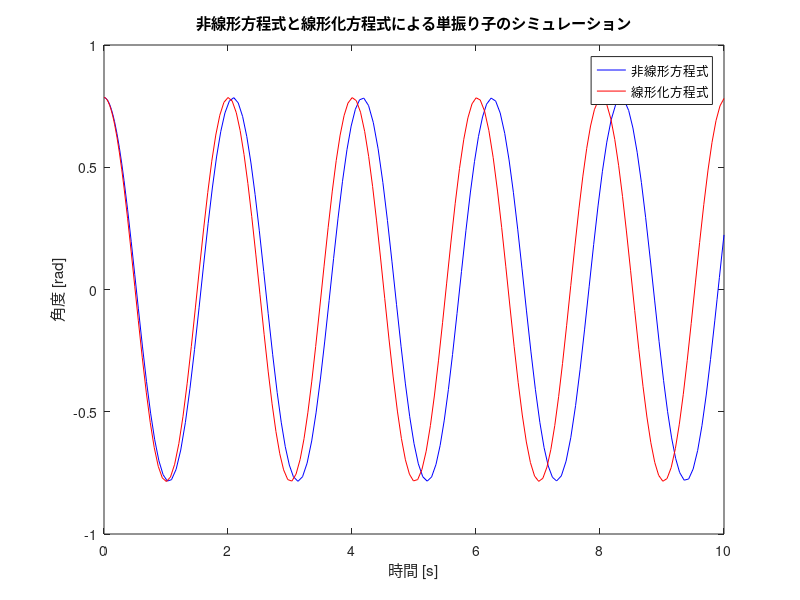

Reproduce this figure in MATLAB.
function kadai14_4_1()
    % パラメータ
    g = 9.81; % 重力加速度 [m/s^2]
    L = 1.0; % 振り子の長さ [m]

    % 初期条件
    theta0 = pi/4; % 初期角度 [rad]
    omega0 = 0; % 初期角速度 [rad/s]
    tspan = [0 10]; % シミュレーション時間の範囲 [s]
    initial_conditions = [theta0; omega0];

    % 非線形方程式の解法
    [t_nonlinear, y_nonlinear] = ode45(@(t, y) pendulum_eq_nonlinear(t, y, g, L), tspan, initial_conditions);

    % 線形化方程式の解法
    [t_linear, y_linear] = ode45(@(t, y) pendulum_eq_linear(t, y, g, L), tspan, initial_conditions);

    % 結果のプロット
    figure;
    plot(t_nonlinear, y_nonlinear(:, 1), 'b', 'DisplayName', '非線形方程式');
    hold on;
    plot(t_linear, y_linear(:, 1), 'r', 'DisplayName', '線形化方程式');
    hold off;
    title('非線形方程式と線形化方程式による単振り子のシミュレーション');
    xlabel('時間 [s]');
    ylabel('角度 [rad]');
    legend;
end

% 非線形方程式
function dydt = pendulum_eq_nonlinear(t, y, g, L)
    theta = y(1);
    omega = y(2);
    dydt = zeros(2, 1);
    dydt(1) = omega;
    dydt(2) = -(g/L)*sin(theta);
end

% 線形化方程式
function dydt = pendulum_eq_linear(t, y, g, L)
    theta = y(1);
    omega = y(2);
    dydt = zeros(2, 1);
    dydt(1) = omega;
    dydt(2) = -(g/L)*theta;
end
